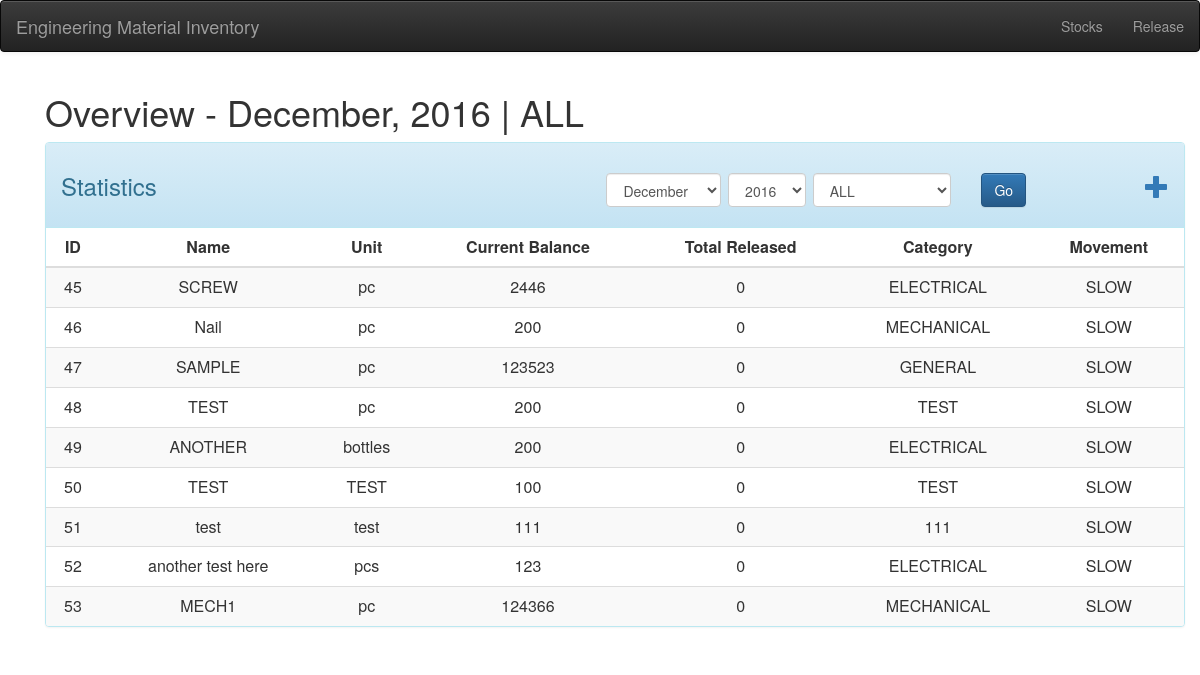
Before: / with the older database file.
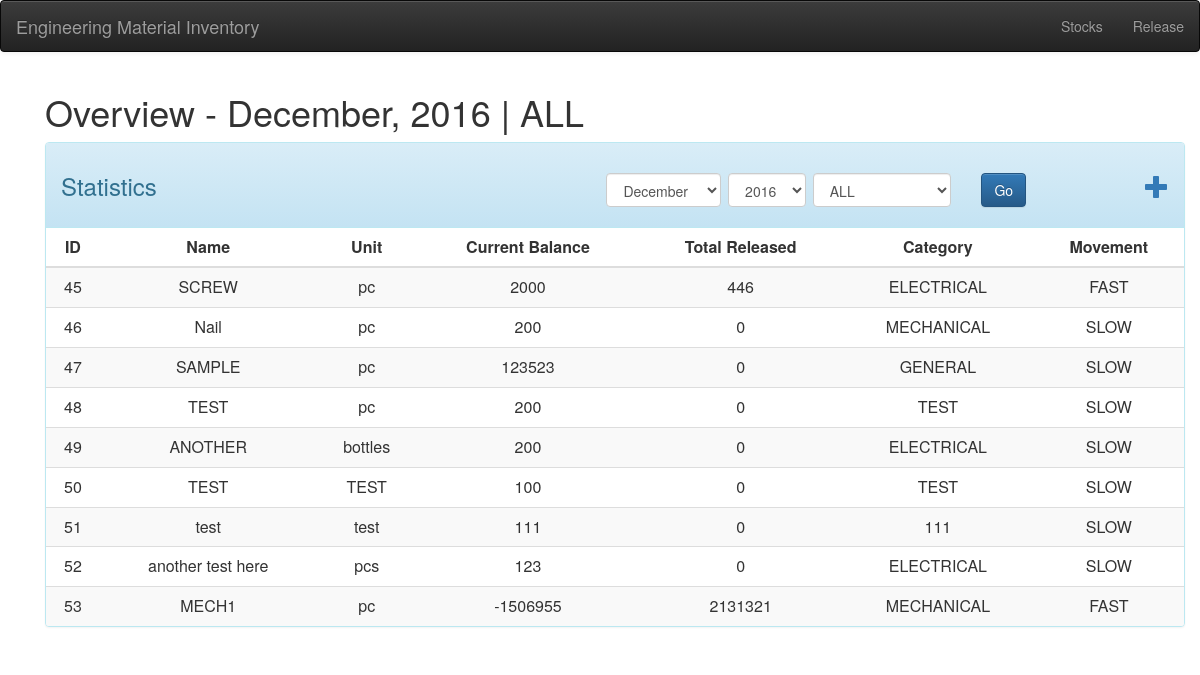
After: the same page with the newer database file.
### tables this page shows
CREATE TABLE "item" (
"id"  INTEGER PRIMARY KEY AUTOINCREMENT NOT NULL,
"name"  TEXT NOT NULL,
"unit"  TEXT NOT NULL,
"balance"  TEXT NOT NULL,
"frequency"  INTEGER,
"category"  TEXT
);

### application/controllers/Main.php (called while the page is built, shortened)
<?php
class Main extends CI_Controller{
    public function __construct()
    {
        $this->load->model('items_model');
        $this->load->model('release_model');
        $this->load->model('lookup_model');
        $this->load->model('stocks_model');
        $this->load->library('form_validation');
        $this->load->helper('form');
    }
    public function view($month=null,$year=null,$cat=null)
    {
        $data['m'] = $month == null?default_now()[1]:$month;
        $data['y'] = $year == null?default_now()[0]:$year;
        $data['c'] = $cat == null?'ALL':$cat;
        $data['cats'] = $this->lookup_model->look();
        $data['items'] = $this->analyzing($month,$year,$cat);
        $this->load->view('templates/header',$data);
        $this->load->view('templates/nav');
        $this->load->view('pages/home', $data);
        $this->load->view('templates/footer',$data);
    }
    public function algos($id,$month,$year)
    {
        $i = $this->items_model->get_items($id);
        $total = $this->release_model->total_in_month($id,$month,$year);
        $total = $total == 0 ? 0:$total;
        if($total > $i['frequency'])
        {
            return array($total, "FAST");
        }elseif($total == $i['frequency'])
        {
            return array($total, 'NORMAL');
        }else{
            return array($total, 'SLOW');
        }
    }
    public function analyzing($month=null,$year=null,$cat=null)
    {
        if($month == null && $year == null)
        {
            $month = default_now()[1];
            $year = default_now()[0];
        }
        if($cat === null || $cat == "ALL" || $cat == "all"){
            $items = $this->items_model->get_items();
        }else{
            $items = $this->items_model->get_items_by_cat($cat);
        }
        $all = [];
        foreach($items as $i)
        {
            $v = $this->algos($i['id'],$month,$year);
            array_push($i,$v);
            array_push($all,$i);
        }
        return $all;
    }
}

### index.php (called while the page is built, shortened)
<?php
require_once BASEPATH.'core/CodeIgniter.php';

### application/helpers/asset_helper.php (called while the page is built, shortened)
<?php
function style_url($path_to_file="")
{
    return base_url('/static/css/'.$path_to_file);
}

### application/helpers/date_man_helper.php (called while the page is built, shortened)
<?php
function months(){
	return array(
		array('name'=>'January','val'=>1,),
		array('name'=>'February','val'=>2,),
		array('name'=>'March','val'=>3,),
		array('name'=>'April','val'=>4,),
		array('name'=>'May','val'=>5,),
		array('name'=>'June','val'=>6,),
		array('name'=>'July','val'=>7,),
		array('name'=>'August','val'=>8,),
		array('name'=>'September','val'=>9,),
		array('name'=>'October','val'=>10,),
		array('name'=>'November','val'=>11,),
		array('name'=>'December','val'=>12,)
	);
}

### application/models/Lookup_model.php (called while the page is built, shortened)
<?php
Class Lookup_model extends CI_Model
{
	public function look($tb_name = null)
	{
		if($tb_name == null)
		{
			$query = $this->db->get('category');
			return $query->result_array();
		}
		$query = $this->db->get($tb_name);
		return $query->result_array();
	}
}

### application/models/Items_model.php (called while the page is built, shortened)
<?php
class Items_model extends  CI_Model
{
    public function get_items($id = FALSE)
    {
        if($id  === FALSE )
        {
            $query = $this->db->get('item');
            return $query->result_array();
        }
        $query = $this->db->get_where('item',array('id'=>$id));
        return $query->row_array();
    }
}

### application/views/pages/home.php (the view, shortened to what this page needs)
<div class="container">
    <h1>Overview - <?php echo months()[$m-1]['name'].", {$y} | {$c}";  ?> </h1>
    <div class="panel panel-default panel-info">
        <div class="panel-heading">
            <h3 class="row">
                <div class="col-xs-2">
                     Statistics
                </div>
                <div class="col-xs-9">
                    <div class="form form-inline pull-right">
                        <div class="form-group">
                            <select class="form-control" name="month">
                                <?php foreach(months() as $mo): ?>
                                    <option value='<?php echo $mo['val'] ?>'
                                    <?php if((int)$mo['val'] == (int)$m)
                                        {
                                            echo " selected";
                                        } ?>
                                    <?php echo ">{$mo['name']}</option>"; ?>
                                <?php endforeach; ?>
                            </select>
                            <select name="year" class="form-control">
                                <option value="2016">2016</option>
                            </select>
                            <select class="form-control" name="category">
                            <?php foreach($cats as $cat): ?>
                               <option value="<?php echo $cat['name']; ?>"  <?php echo $cat['name']==$c? ' selected':''; ?>>
                                   <?php echo $cat['name']; ?>
                               </option>
                            <?php endforeach; ?>
                            </select>
                            <div class="form-group">
                                <input type="button" class="btn btn-primary form-control goer" value="Go">
                            </div>
                        </div>
                    </div>
                </div>
                <div class="col-xs-1 filter-div">
                    <a class="pull-right" href="#" data-toggle="modal" data-target="#create_modal" role="button"><span class="glyphicon glyphicon-plus"></span></a>
                </div>
            </h3>
        </div>
        <table class="table table-striped table-hover">
            <thead>
                <tr>
                    <th class=text-center>ID</th>
                    <th class=text-center>Name</th>
                    <th class=text-center>Unit</th>
                    <th class=text-center>Current Balance</th>
                    <th class=text-center>Total Released</th>
                    <th class=text-center>Category</th>
                    <th class=text-center>Movement</th>
                </tr>
            </thead>
            <tbody>
                <?php foreach($items as $item): ?>
                <tr class="text-center">
                    <td><?php echo $item['id']; ?></td>
                    <td><?php echo $item['name']; ?></td>
                    <td><?php echo $item['unit']; ?></td>
                    <td><?php echo $item['balance']; ?></td>
                    <td><?php echo $item['0'][0]; ?></td>
                    <td><?php echo $item['category']; ?></td>
                    <td><?php echo $item['0'][1]; ?></td>
                </tr>
                <?php endforeach; ?>
            </tbody>
        </table>
    </div>
</div>

### application/views/templates/header.php (shortened to what this page needs)
<html>
<head>
</head>
<link rel="stylesheet" href="<?php echo style_url('bootstrap.min.css'); ?>">
<link rel="stylesheet" href="<?php echo style_url('bootstrap-theme.min.css'); ?>">
<link rel="stylesheet" href="<?php echo style_url('main.css'); ?>">
<link rel="stylesheet" href="<?php echo style_url('daterangepicker.css'); ?>">
<body>

### application/views/templates/nav.php (shortened to what this page needs)
<nav class="navbar navbar-default navbar-inverse">
    <div class="container-fluid">
        <div class="navbar-header">
            <a class="navbar-brand" href="<?php echo base_url('index.php') ?>">Engineering Material Inventory</a>
        </div>
            <ul class="nav navbar-nav navbar-right">
                <li><a href="<?php echo base_url('index.php/stocks'); ?>">Stocks</a></li>
                <li><a href="<?php echo base_url('index.php/release'); ?>">Release</a></li>
            </ul>
        </div>
</nav>
<div class="container">

### application/views/templates/footer.php
</div>
</body>
</html>

### static/css/main.css (style rules this page uses)
.form-group { margin-left: 1em; margin-right: 1em; }

Changed rows visible on the page:
changed item "SCREW": balance "2446" → "2000"; 0 "0" → "446"; 0 "SLOW" → "FAST"
changed item "MECH1": balance "124366" → "-1506955"; 0 "0" → "2131321"; 0 "SLOW" → "FAST"
